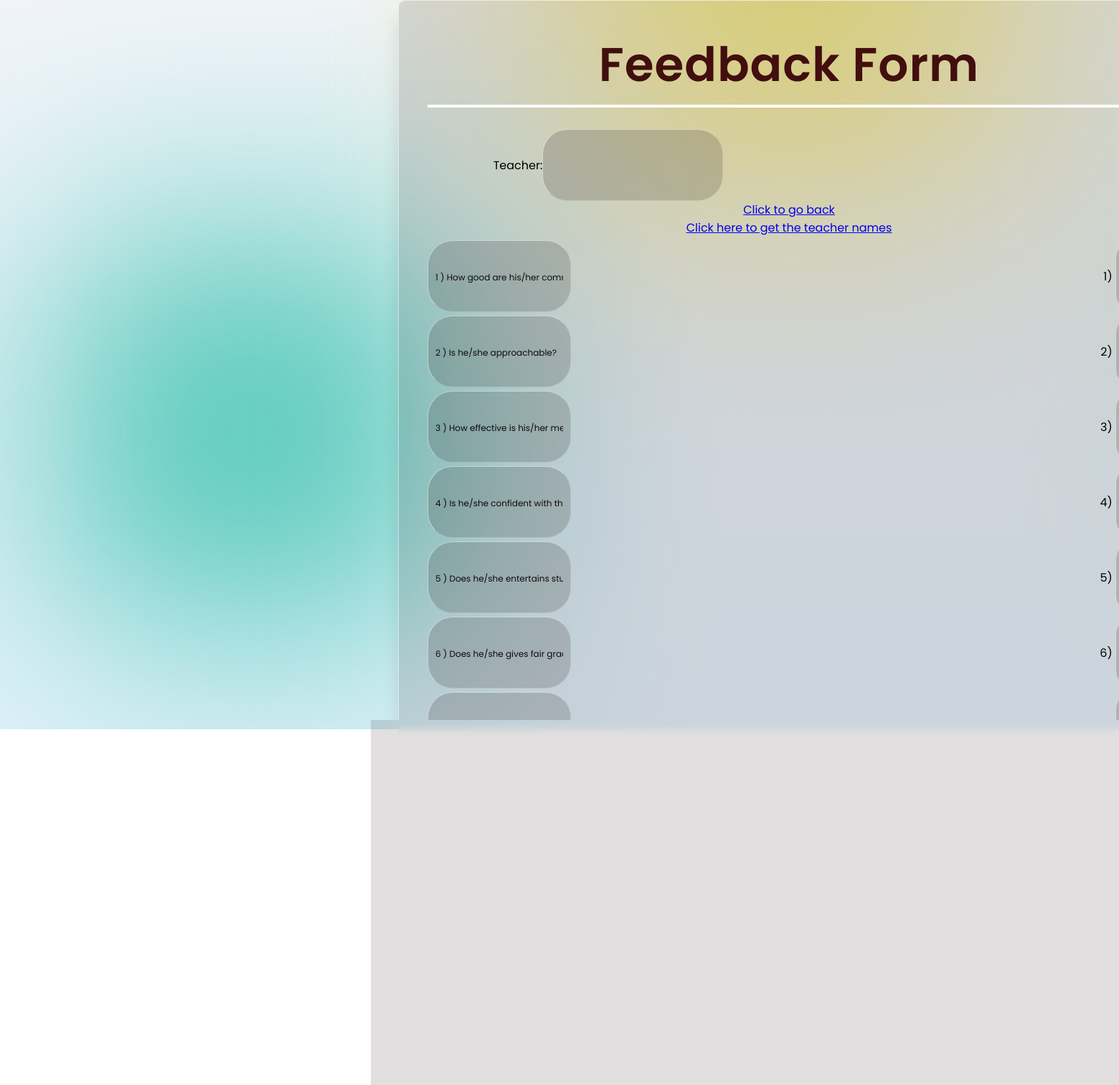
Screenshot of /student/feedback.php with the database file from the repository.
### tables this page shows
CREATE TABLE `feedback_questions` (
  `id` int(7) NOT NULL,
  `questions` varchar(255) NOT NULL
);

### student/feedback.php (the view, shortened to what this page needs)
<?php
include("connection.php");
?>
<!DOCTYPE html>
<html>
<head>
	<link rel="stylesheet" href="../css/feedb.css">
</head>
<body>
<section>
		<div class="color"></div>
        <div class="color"></div>
		<div style="width: 1090px;" class="container">
		<div class="form">
	<h2 align="center">Feedback Form</h2>
	<form method="post">
	<div class="inputbox">
	<p align="center">Teacher:<input type="text" name="tname" id="tname"></p>
	</div>
	<p align="center"><a href="student_welcome.php">Click to go back</a></p>
	<p align="center"><a href="teacher_list.php">Click here to get the teacher names</a></p>
<?php
$sql="SELECT * FROM  `feedback_questions` ORDER BY  `id` ASC ";
$res=mysqli_query($con, $sql);
?>
<div  id ="div1" style="height: auto;
    position: relative;
	font: size 12px;
    width: 800px;" class="fetch">
<?php
while($row=mysqli_fetch_array($res))
{
?>
			<p>
			<strong>
			<div class="inputbox">
			<input type="text" placeholder="<?php echo $row['id']?> ) <?php echo $row['questions'];?>" disabled>
</p></strong></div>
<?php
}?>
	<div id ="div2" align="right" class="aligner" style="width: 196px;
    align-items: right;
    justify-content: right;">
		<div class="inputbox">
			<p>1) <input type="number" name="grade1" id="grade1"></p>
			</div>
			<div class="inputbox">
			<p>2) <input type="number" name="grade2" id="grade2"></p>
			</div>
			<div class="inputbox">
			<p>3) <input type="number" name="grade3" id="grade3"></p>
			</div>
			<div class="inputbox">
			<p>4) <input type="number" name="grade4" id="grade4"></p>
			</div>
			<div class="inputbox">
			<p>5) <input type="number" name="grade5" id="grade5"></p>
			</div>
			<div class="inputbox">
			<p>6) <input type="number" name="grade6" id="grade6"></p>
			</div>
			<div class="inputbox">
			<p>7) <input type="number" name="grade7" id="grade7"></p>
			</div>
			<div class="inputbox">
			<p>8) <input type="number" name="grade8" id="grade8"></p>
			</div>
			<div class="inputbox">
			9) <input type="number" name="grade9" id="grade9"></p>
			</div>
			<div class="inputbox">
			<p>10) <input type="number" name="grade10" id="grade10"></p>
			</div>
			<div style="position:relative;" class="inputbox">
			<input type="submit" name="submit" value="Submit">
			</div>
			</div>
</body>
</html>

### css/feedb.css (style rules this page uses)
* { margin: 0; padding: 0; box-sizing: border-box; font-family: 'Poppins', sans-serif; }
body { overflow: scroll; }
section { display: flex; width: 2200px; justify-content: center; position: absolute; min-height: 100vh; background: linear-gradient(to bottom,#f1f4f9,#dff1ff); }
section .color { position:absolute; filter: blur(150px); }
section .color:nth-child(1) { top: -350px; width: 600px; height: 600px; background: #f5e876 ; }
section .color:nth-child(2) { top: 350px; left: 100px; width: 500px; height: 500px; background: #06b396ce ; }
.container { position:relative; width:1060px; min-height: 400px; background: rgba(66, 52, 52, 0.158); border-radius: 10px; display: flex; justify-content: center; align-items: center; backdrop-filter: blur(5px); box-shadow: 0 25px 25px rgba(0,0,0,0.1); border: 1px solid rgba(255, 255, 255, 0.596); border-right: 1px solid rgba(255,255,255,0.2); border-bottom: 1px solid rgba(255,255,255,0.2); }
.form { position: relative; width: 100%; height: 100%; padding: 40px; }
.form h2 { position: relative; color: rgb(66, 14, 14); font-size: 24px; font-weight: 600; letter-spacing: 1px; margin-bottom: 40px; }
.form h2::before { content: ''; position:absolute; left: 0; bottom: -10px; width: 998px; height: 4px; background: #fff; }
.form .inputbox { width: 50%; margin-top: 5px; }
.form .inputbox input { height: 100px; width: 50%; background: rgba(51, 45, 45, 0.2); border: none; outline: none; padding: 10px 10px; border-radius: 35px; border: 1px solid rgba(255,255,255,0.5); border-right: 1px solid rgba(255,255,255,0.2); border-bottom: 1px solid rgba(255,255,255,0.2); font-size: 16px; }
.form .inputbox input::placeholder { font-size: 4px; width: 100%; color: rgb(14, 10, 10); }
.form .inputbox input[type="submit"] { background: #dff1ff; color: #666; max-width: 105px; cursor: pointer; margin-bottom: 20px; font-weight: 650; }

### student/feedback.php (style rules this page uses)
#div1 { float:left; }
#div2 { margin: 0 auto; float:right; }
.form h2 { position: relative; color: rgb(66, 14, 14); font-size: 66px; font-weight: 600; letter-spacing: 1px; margin-bottom: 40px; }
.form h2::before { content: ''; position:absolute; left: 0; bottom: -10px; width: 1008px; height: 4px; background: #fff; }
.form .inputbox input::placeholder { font-size: 12px; width: 100%; color: rgb(14, 10, 10); }
.form .inputbox input[type="submit"] { background: #dff1ff; color: #666; max-width: 105px; cursor: pointer; margin-bottom: 20px; font-weight: 650; }

### rows the page displays
feedback_questions: id+questions "1 ) How good are his/her communication skills?"
feedback_questions: id+questions "2 ) Is he/she approachable?"
feedback_questions: id+questions "3 ) How effective is his/her method of teaching?"
feedback_questions: id+questions "4 ) Is he/she confident with the subject?"
feedback_questions: id+questions "5 ) Does he/she entertains students in clearing doubts?"
feedback_questions: id+questions "6 ) Does he/she gives fair grades?"
feedback_questions: id+questions "7 ) Is he/she successful in developing self-learning habits?"
feedback_questions: id+questions "8 ) Does he/she manages time well?"
feedback_questions: id+questions "9 ) Does he/she promotes full class participation?"
feedback_questions: id+questions "10 ) Did he/she ever act as a role model for you?"
